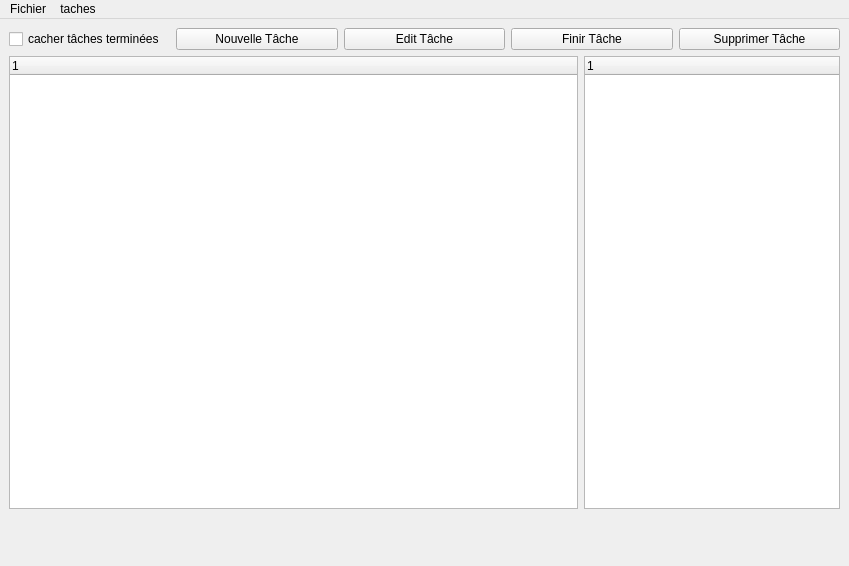
<?xml version="1.0" encoding="UTF-8"?>
<ui version="4.0">
 <class>YaplukaWindow</class>
 <widget class="QMainWindow" name="YaplukaWindow">
  <property name="geometry">
   <rect>
    <x>0</x>
    <y>0</y>
    <width>849</width>
    <height>566</height>
   </rect>
  </property>
  <property name="windowTitle">
   <string>YaplukaWindow</string>
  </property>
  <widget class="QWidget" name="centralwidget">
   <property name="sizePolicy">
    <sizepolicy hsizetype="Expanding" vsizetype="Expanding">
     <horstretch>0</horstretch>
     <verstretch>0</verstretch>
    </sizepolicy>
   </property>
   <widget class="QWidget" name="verticalLayoutWidget_2">
    <property name="geometry">
     <rect>
      <x>9</x>
      <y>9</y>
      <width>831</width>
      <height>481</height>
     </rect>
    </property>
    <layout class="QVBoxLayout" name="verticalLayout">
     <item>
      <layout class="QHBoxLayout" name="horizontalLayout_2">
       <item>
        <widget class="QCheckBox" name="cachefinibox">
         <property name="text">
          <string>cacher tâches terminées</string>
         </property>
        </widget>
       </item>
       <item>
        <widget class="QPushButton" name="BoutonNouvelleTache">
         <property name="text">
          <string>Nouvelle Tâche</string>
         </property>
        </widget>
       </item>
       <item>
        <widget class="QPushButton" name="BoutonEditTache">
         <property name="text">
          <string>Edit Tâche</string>
         </property>
        </widget>
       </item>
       <item>
        <widget class="QPushButton" name="BoutonFinirTache">
         <property name="text">
          <string>Finir Tâche</string>
         </property>
        </widget>
       </item>
       <item>
        <widget class="QPushButton" name="BoutonSupprimerTache">
         <property name="text">
          <string>Supprimer Tâche</string>
         </property>
        </widget>
       </item>
      </layout>
     </item>
     <item>
      <layout class="QHBoxLayout" name="horizontalLayout">
       <property name="sizeConstraint">
        <enum>QLayout::SetDefaultConstraint</enum>
       </property>
       <item>
        <widget class="QTreeWidget" name="taskWidget">
         <property name="sizePolicy">
          <sizepolicy hsizetype="Expanding" vsizetype="Expanding">
           <horstretch>0</horstretch>
           <verstretch>0</verstretch>
          </sizepolicy>
         </property>
         <property name="maximumSize">
          <size>
           <width>10000</width>
           <height>16777215</height>
          </size>
         </property>
         <column>
          <property name="text">
           <string notr="true">1</string>
          </property>
         </column>
        </widget>
       </item>
       <item>
        <widget class="QTreeWidget" name="categorie_widget">
         <property name="enabled">
          <bool>true</bool>
         </property>
         <property name="sizePolicy">
          <sizepolicy hsizetype="Maximum" vsizetype="Expanding">
           <horstretch>0</horstretch>
           <verstretch>0</verstretch>
          </sizepolicy>
         </property>
         <property name="maximumSize">
          <size>
           <width>517</width>
           <height>16777215</height>
          </size>
         </property>
         <column>
          <property name="text">
           <string notr="true">1</string>
          </property>
         </column>
        </widget>
       </item>
      </layout>
     </item>
    </layout>
   </widget>
  </widget>
  <widget class="QMenuBar" name="menubar">
   <property name="geometry">
    <rect>
     <x>0</x>
     <y>0</y>
     <width>849</width>
     <height>36</height>
    </rect>
   </property>
   <widget class="QMenu" name="menuFichier">
    <property name="title">
     <string>Fichier</string>
    </property>
    <addaction name="actionOuvrir"/>
    <addaction name="actionEnregistrer"/>
    <addaction name="actionEnresitrer_sous"/>
    <addaction name="actionQuitter"/>
   </widget>
   <widget class="QMenu" name="menutaches">
    <property name="title">
     <string>taches</string>
    </property>
    <addaction name="actionnouvelle_tache"/>
   </widget>
   <addaction name="menuFichier"/>
   <addaction name="menutaches"/>
  </widget>
  <action name="actionOuvrir">
   <property name="text">
    <string>Ouvrir</string>
   </property>
  </action>
  <action name="actionEnregistrer">
   <property name="text">
    <string>Enregistrer</string>
   </property>
  </action>
  <action name="actionQuitter">
   <property name="text">
    <string>Quitter</string>
   </property>
  </action>
  <action name="actionnouvelle_tache">
   <property name="text">
    <string>nouvelle tache</string>
   </property>
  </action>
  <action name="actionEnresitrer_sous">
   <property name="text">
    <string>Enresitrer sous</string>
   </property>
  </action>
 </widget>
 <resources/>
 <connections/>
</ui>
